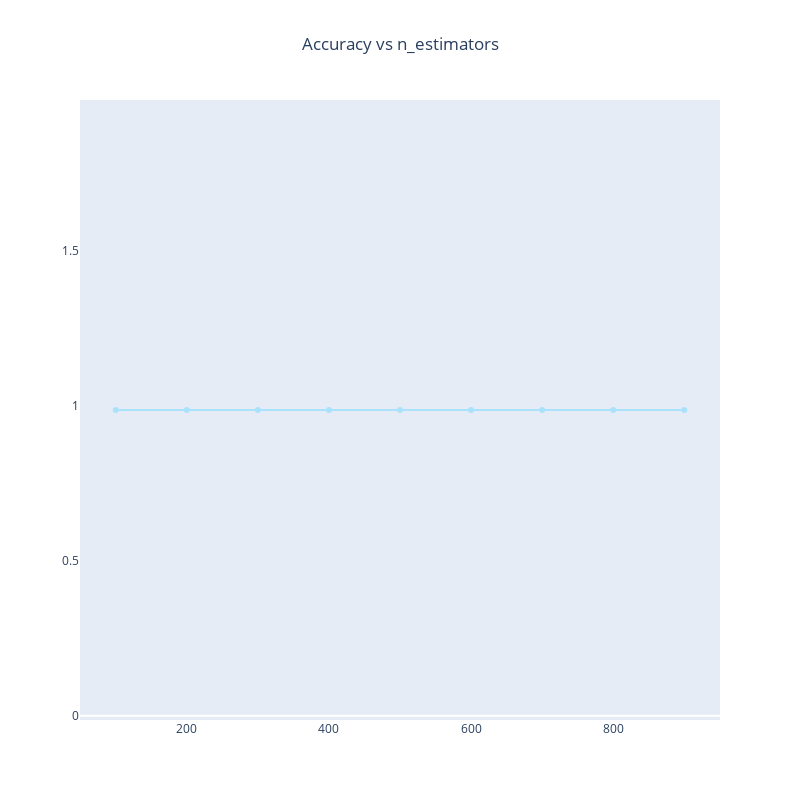

Notebook code cell kept with this figure:
### Code cell
fig = go.Figure()
fig.add_trace(
    go.Scatter(
        x=[i[0] for i in l],
        y=[i[1] for i in l],
        mode="lines+markers",
        marker_color="rgb(171, 226, 251)",
    )
)
fig.update_layout(
    title="Accuracy vs n_estimators",
    title_x=0.5,
    width=800,
    height=800,
    xaxis_showgrid=False,
    yaxis_showgrid=False,
)
fig.show()

### Figure 1 — Plotly figure (JSON) as saved in the notebook; plotly's stock layout.template omitted (floating-point values rounded to 4 significant figures)
{"data": [{"marker": {"color": "rgb(171, 226, 251)"}, "mode": "lines+markers", "type": "scatter", "x": [100, 200, 300, 400, 500, 600, 700, 800, 900], "y": [0.9863, 0.9863, 0.9863, 0.9863, 0.9863, 0.9863, 0.9863, 0.9863, 0.9863]}], "layout": {"height": 800, "title": {"text": "Accuracy vs n_estimators", "x": 0.5}, "width": 800, "xaxis": {"showgrid": false}, "yaxis": {"showgrid": false}}}
